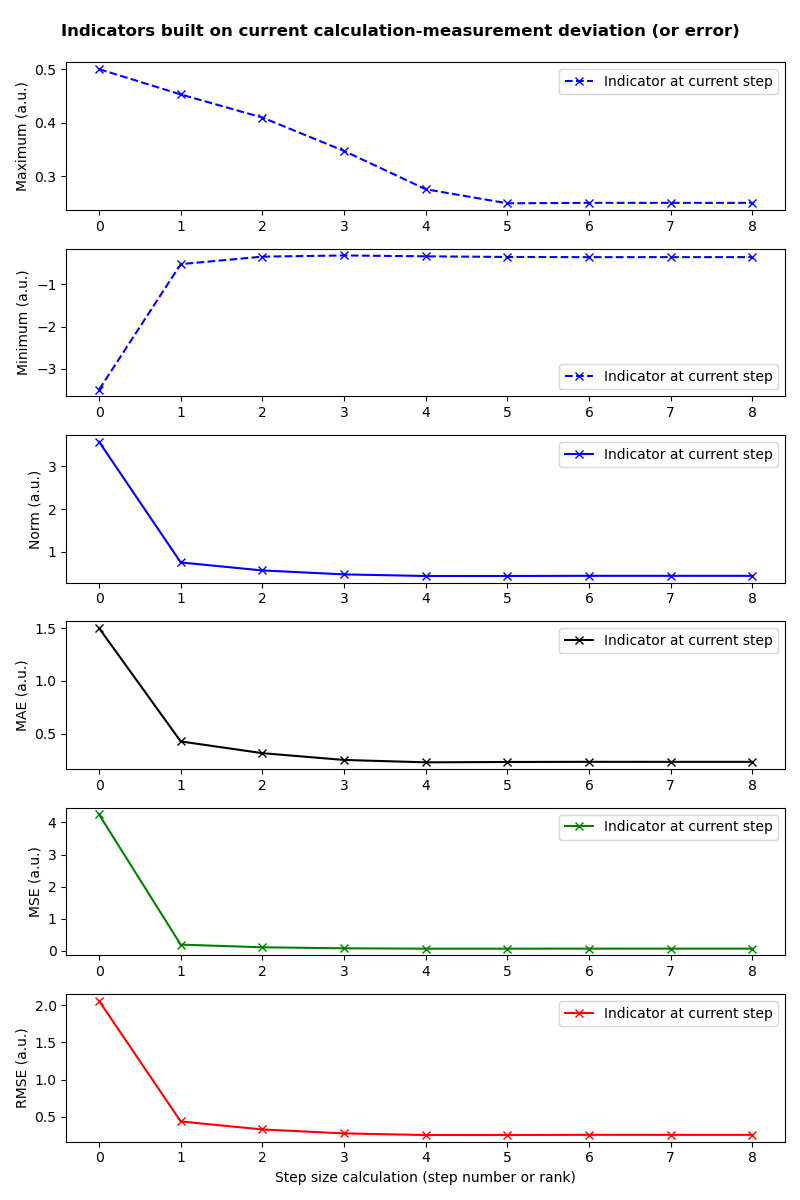

Write the Python code that produced this figure.
# -*- coding: utf-8 -*-
#
from matplotlib import pyplot as plt
from numpy import array, set_printoptions
from adao import adaoBuilder
set_printoptions(precision=4, floatmode='fixed')
#
#-------------------------------------------------------------------------------
#
case = adaoBuilder.New()
case.set( 'AlgorithmParameters',
    Algorithm='3DVAR',
    Parameters = {
        "StoreSupplementaryCalculations":[
            "CostFunctionJ",
            "CurrentState",
            "InnovationAtCurrentState",
        ],
    }
)
case.set( 'Background',          Vector=[0, 1, 2] )
case.set( 'BackgroundError',     ScalarSparseMatrix=1.0 )
case.set( 'Observation',         Vector=array([0.5, 1.5, 2.5]) )
case.set( 'ObservationError',    DiagonalSparseMatrix='1 1 1' )
case.set( 'ObservationOperator', Matrix='1 0 0;0 2 0;0 0 3' )
case.set( 'Observer',
    Variable="CurrentState",
    Template="ValuePrinter",
    Info="  Current state:",
)
#
print("Displays current state values, at each step:")
case.execute()
print("")
#
#-------------------------------------------------------------------------------
#
print("Calculation-measurement deviation (or error) indicators")
print("     (only the first 3 steps are displayed here)")
print("")
CalculMeasureErrors = case.get("InnovationAtCurrentState")
#
print("===> Maximum error between calculations and measurements, at each step:")
print("    ",array(
    CalculMeasureErrors.maxs()
    [0:3] ))
print("===> Minimum error between calculations and measurements, at each step:")
print("    ",array(
    CalculMeasureErrors.mins()
    [0:3] ))
print("===> Norm of the error between calculation and measurement, at each step:")
print("    ",array(
    CalculMeasureErrors.norms()
    [0:3] ))
print("===> Mean absolute error (MAE) between calculations and measurements, at each step:")
print("    ",array(
    CalculMeasureErrors.maes()
    [0:3] ))
print("===> Mean square error (MSE) between calculations and measurements, at each step:")
print("    ",array(
    CalculMeasureErrors.mses()
    [0:3] ))
print("===> Root mean square error (RMSE) between calculations and measurements, at each step:")
print("    ",array(
    CalculMeasureErrors.rmses()
    [0:3] ))
#
#-------------------------------------------------------------------------------
#
import matplotlib.pyplot as plt
plt.rcParams['figure.figsize'] = (8, 12)
#
plt.figure()
plt.suptitle('Indicators built on current calculation-measurement deviation (or error)\n', fontweight='bold')
plt.subplot(611)
plt.plot(CalculMeasureErrors.maxs(), 'bx--', label='Indicator at current step')
plt.ylabel('Maximum (a.u.)')
plt.legend()
plt.subplot(612)
plt.plot(CalculMeasureErrors.mins(), 'bx--', label='Indicator at current step')
plt.ylabel('Minimum (a.u.)')
plt.legend()
plt.subplot(613)
plt.plot(CalculMeasureErrors.norms(), 'bx-', label='Indicator at current step')
plt.ylabel('Norm (a.u.)')
plt.legend()
plt.subplot(614)
plt.plot(CalculMeasureErrors.maes(), 'kx-', label='Indicator at current step')
plt.ylabel('MAE (a.u.)')
plt.legend()
plt.subplot(615)
plt.plot(CalculMeasureErrors.mses(), 'gx-', label='Indicator at current step')
plt.ylabel('MSE (a.u.)')
plt.legend()
plt.subplot(616)
plt.plot(CalculMeasureErrors.rmses(), 'rx-', label='Indicator at current step')
plt.ylabel('RMSE (a.u.)')
plt.legend()
plt.xlabel('Step size calculation (step number or rank)')
plt.tight_layout()
plt.savefig("tui_example_12.png")
